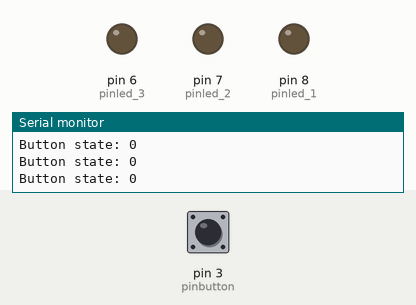
The sketch below on a simulated Arduino Uno, built with avr-gcc and run on an emulated ATmega328P. Parts: output pins drawn as LEDs (lit = HIGH), the last lines printed to the serial monitor. Dashed ring = blinking. Inputs (shaded band) come from the test bench; at power-on: pin 3 (pinbutton) LOW.

Above: at 1.2 s.
1.3 s: pin 3 (pinbutton) pulled HIGH for 0.15 s
At 1.7 s:
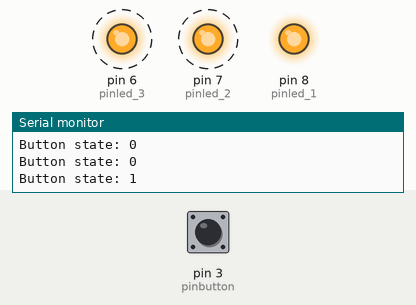
At 3.2 s:
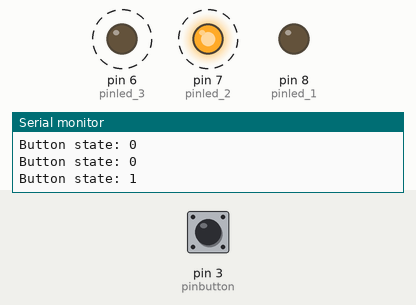
4.4 s: pin 3 (pinbutton) pulled HIGH for 3.2 s
At 4.4 s:
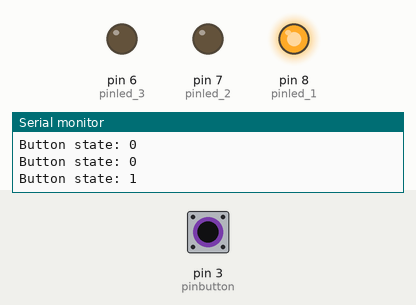
Timing chart, 0 to 14.3 s (numbered marks = the images above; inputs shaded):
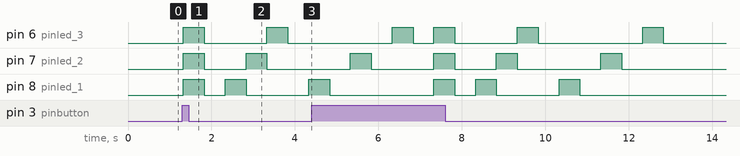

The sketch:

blynk_leds_button.ino
```cpp
/*
   Blynk leds when push button
   Button launch action
   16/02/2018
   ©Jacin Montava
*/

byte pinled_1 = 8; // Red led
byte pinled_2 = 7; // White led
byte pinled_3 = 6; // Yellow led
int delayTime = 500;
int pinbutton = 3;

void setup() {
  Serial.begin(9600);
  pinMode(pinled_1, OUTPUT);
  pinMode(pinled_2, OUTPUT);
  pinMode(pinled_3, OUTPUT);
  pinMode(pinbutton, INPUT);
}

void loop() {
  boolean buttonState = digitalRead(pinbutton);

  Serial.print("Button state: ");
  Serial.println(buttonState);

  if(buttonState == 1) {
    launchBlynks();
  }
}

void launchBlynks() {
  sameTime_blynk();
  alternate_blynk();
  blynk_one_to_one();
}

void sameTime_blynk() {
  digitalWrite(pinled_1, HIGH);
  digitalWrite(pinled_2, HIGH);
  digitalWrite(pinled_3, HIGH);
  delay(delayTime);

  digitalWrite(pinled_1, LOW);
  digitalWrite(pinled_2, LOW);
  digitalWrite(pinled_3, LOW);
  delay(delayTime);
}

void alternate_blynk() {
  digitalWrite(pinled_1, HIGH);
  delay(delayTime);
  digitalWrite(pinled_1, LOW);

  digitalWrite(pinled_2, HIGH);
  delay(delayTime);
  digitalWrite(pinled_2, LOW);

  digitalWrite(pinled_3, HIGH);
  delay(delayTime);
  digitalWrite(pinled_3, LOW);
  delay(delayTime);
}

void blynk_one_to_one() {
  digitalWrite(pinled_1, HIGH);
  delay(delayTime);
  digitalWrite(pinled_1, LOW);
  delay(delayTime);

  digitalWrite(pinled_2, HIGH);
  delay(delayTime);
  digitalWrite(pinled_2, LOW);
  delay(delayTime);

  digitalWrite(pinled_3, HIGH);
  delay(delayTime);
  digitalWrite(pinled_3, LOW);
  delay(delayTime);
}
```

Measured:
- after the input at 1.3 s, pin 6 (pinled_3): alternates HIGH for 0.50 s and LOW for 1.5 s, starting at once; pin 7 (pinled_2): alternates HIGH for 0.50 s and LOW for 1.0 s, starting at once; pin 8 (pinled_1): goes HIGH 0.50 s, LOW 0.50 s, HIGH 0.50 s, LOW 1.5 s, then HIGH, starting at once
